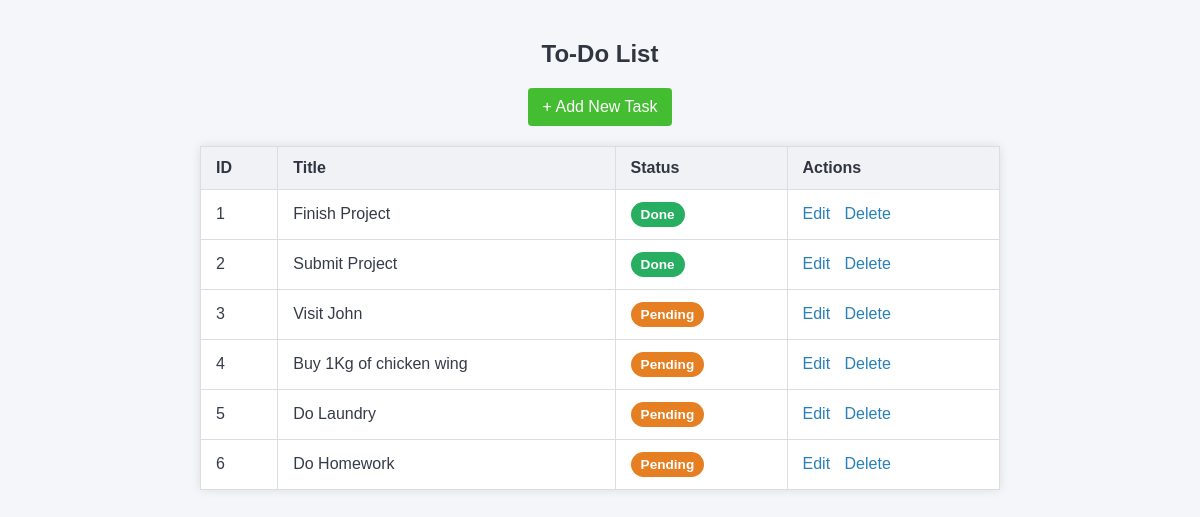
The page / on the database its author committed.
### tables this page shows
CREATE TABLE `tasks` (
  `id` int(11) NOT NULL,
  `title` varchar(255) NOT NULL,
  `status` enum('Pending','Done') DEFAULT 'Pending'
);

### index.php (the view, shortened to what this page needs)
<?php
include 'db.php';
$sql = "SELECT * FROM tasks";
$result = $conn->query($sql);
?>
<!DOCTYPE html>
<html>
<head>
</head>
<body>
    <h2>To-Do List</h2>
    <a href="create.php" class="btn">+ Add New Task</a>
    <table>
        <thead>
            <tr>
                <th>ID</th>
                <th>Title</th>
                <th>Status</th>
                <th>Actions</th>
            </tr>
        </thead>
        <tbody>
        <?php while ($row = $result->fetch_assoc()) { ?>
        <tr>
            <td data-label="ID"><?php echo $row['id']; ?></td>
            <td data-label="Title"><?php echo htmlspecialchars($row['title']); ?></td>
            <td data-label="Status">
                <span class="status-badge <?php echo strtolower($row['status']) === 'done' ? 'status-done' : 'status-pending'; ?>">
                    <?php echo $row['status']; ?>
                </span>
            </td>
            <td data-label="Actions">
                <a class="action-link" href="update.php?id=<?php echo $row['id']; ?>">Edit</a>
                <a class="action-link" href="delete.php?id=<?php echo $row['id']; ?>">Delete</a>
            </td>
        </tr>
        <?php } ?>
        </tbody>
    </table>
</body>
</html>

### index.php (style rules this page uses)
* { box-sizing: border-box; }
body { margin: 0; padding: 20px; font-family: Arial, sans-serif; background-color: #f5f6fa; display: flex; flex-direction: column; align-items: center; }
h2 { color: #2f3640; margin-bottom: 20px; }
.btn { background-color: #44bd32; color: white; padding: 10px 15px; text-decoration: none; border-radius: 4px; margin-bottom: 20px; display: inline-block; transition: background-color 0.3s; }
table { border-collapse: collapse; width: 90%; max-width: 800px; background-color: white; box-shadow: 0 0 10px rgba(0,0,0,0.1); }
th, td { border: 1px solid #dcdde1; padding: 12px 15px; text-align: left; }
th { background-color: #f1f2f6; color: #2f3640; }
td { color: #353b48; }
a.action-link { color: #2980b9; text-decoration: none; margin-right: 10px; }
.status-badge { display: inline-block; padding: 5px 10px; border-radius: 20px; color: white; font-size: 0.85em; font-weight: bold; }
.status-pending { background-color: #e67e22; }
.status-done { background-color: #27ae60; }

### rows shown on the page
tasks: id "1", title "Finish Project", status "Done"
tasks: id "2", title "Submit Project", status "Done"
tasks: id "3", title "Visit John", status "Pending"
tasks: id "4", title "Buy 1Kg of chicken wing", status "Pending"
tasks: id "5", title "Do Laundry", status "Pending"
tasks: id "6", title "Do Homework", status "Pending"
